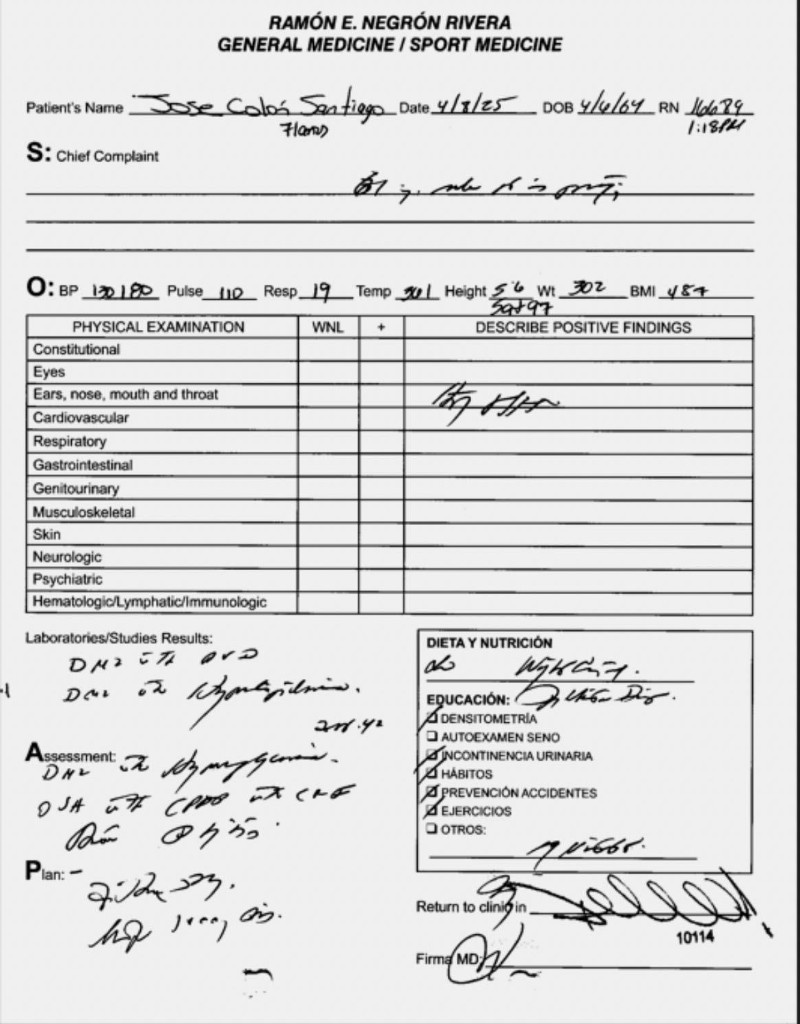
#> input picture _sample_corrected.jpg, 800 x 1024 px
$ python -i quality_analyzer.py   (imports and definitions only)   (older library calls are emulated)
#> lines starting #> are read from the running program, lines starting #| are printed output that depends on the picture
#> further down, picture is the input picture: shape (1024, 800); min 0, max 255, mean 219.8
"""Engineering image-quality score for a document page.

This is NOT a scientifically absolute quality measurement. It is a transparent
weighted combination of measurable submetrics so a reader can see why a page
scored 8.7 vs 4.2.

Each submetric is mapped to 0–10, then combined:

    quality_score =
        0.16 * usable_dimension_score
      + 0.14 * effective_resolution_score
      + 0.16 * sharpness_score
      + 0.10 * blur_score          (high = less blur)
      + 0.12 * contrast_score
      + 0.08 * noise_score         (high = less noise)
      + 0.08 * clipping_score      (high = less clipping)
      + 0.06 * brightness_score
      + 0.06 * text_visibility_score
      + 0.04 * compression_score   (high = fewer JPEG-block artifacts)

Unknown DPI is not invented. Effective resolution then uses pixel geometry
relative to a US-letter page as a fallback estimate and is labelled as such.
"""

from __future__ import annotations

from dataclasses import dataclass, field

import cv2
import numpy as np

from image_preprocessing.utils.image_utils import to_gray


@dataclass
class QualityResult:
    quality_score: float
    sharpness_score: float
    contrast_score: float
    noise_score: float
    blur_score: float
    brightness_score: float
    clipping_score: float
    text_visibility_score: float
    compression_score: float
    usable_dimension_score: float
    effective_resolution_score: float
    width_px: int
    height_px: int
    input_dpi: float | None
    estimated_dpi_from_pixels: float | None
    warnings: list[str] = field(default_factory=list)
    breakdown: str = ""


def _clip_10(value: float) -> float:
    return float(np.clip(value, 0.0, 10.0))


# [30 lines left out: functions _map_range, _usable_dimension_score, _effective_resolution_score, not called in this run]


def _sharpness_and_blur(gray: np.ndarray) -> tuple[float, float, float]:
    lap = cv2.Laplacian(gray, cv2.CV_64F)
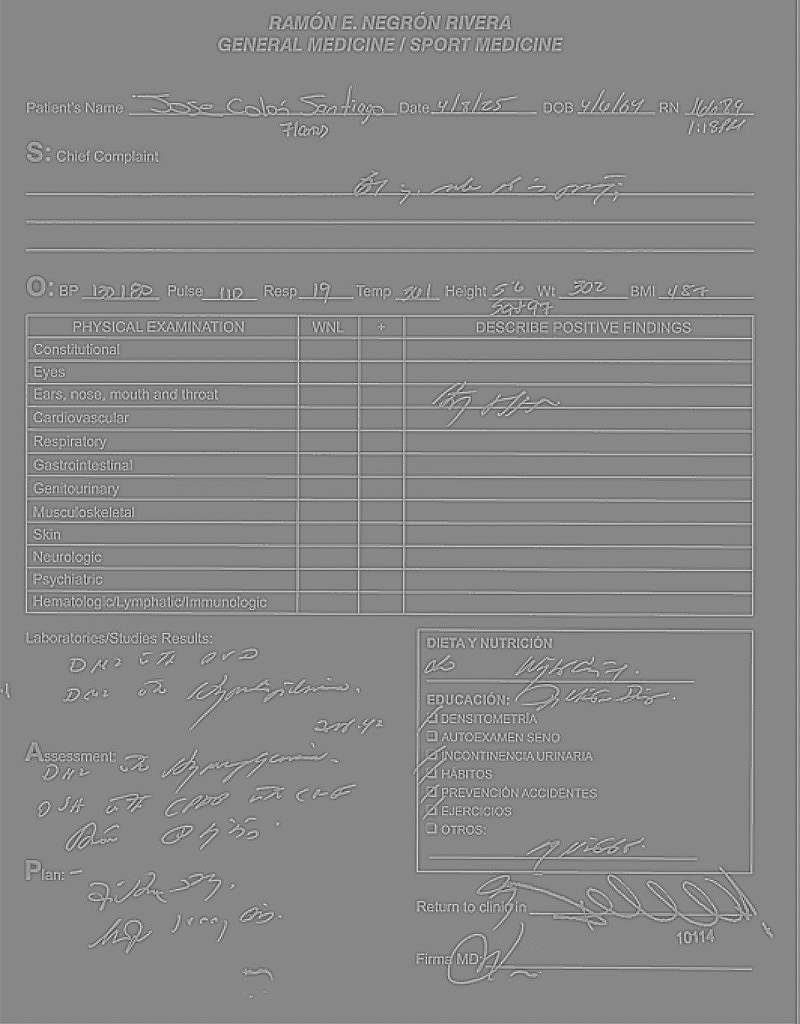
#> lap: shape (1024, 800) float64; min -338, max 298, mean 0; drawn with min black and max white
    variance = float(lap.var())
#> variance = 1319.3
    # Log-scale: very soft scans ~10, typical office scans ~100–800, crisp ~1500+.
    sharpness = _clip_10(np.log1p(variance) / np.log1p(1800.0) * 10.0)
#> sharpness = 9.59
    # FFT high-frequency energy as an independent blur check.
    small = gray
    if max(gray.shape) > 512:
        scale = 512 / float(max(gray.shape))
#> scale = 0.5
        small = cv2.resize(
            gray,
            (max(1, int(gray.shape[1] * scale)), max(1, int(gray.shape[0] * scale))),
            interpolation=cv2.INTER_AREA,
        )
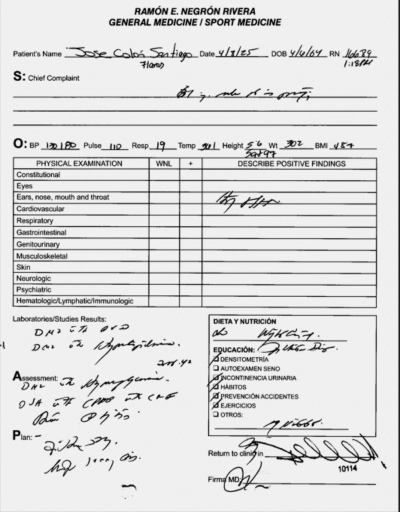
#> small: shape (512, 400); min 1, max 245, mean 219.9
    f = np.fft.fftshift(np.fft.fft2(small.astype(np.float32)))
    mag = np.abs(f)
    h, w = mag.shape
#> h = 512; w = 400
    cy, cx = h // 2, w // 2
#> cy = 256; cx = 200
    yy, xx = np.ogrid[:h, :w]
#> yy = 512 values from 0 to 511
    radius = np.sqrt((yy - cy) ** 2 + (xx - cx) ** 2)
    r_hi = 0.35 * min(h, w)
#> r_hi = 140
    r_lo = 0.10 * min(h, w)
#> r_lo = 40
    hi = float(mag[radius >= r_hi].mean()) if np.any(radius >= r_hi) else 0.0
#> hi = 5037.2
    lo = float(mag[radius <= r_lo].mean()) if np.any(radius <= r_lo) else 1.0
#> lo = 61401.8
    hf_ratio = hi / (lo + 1e-9)
#> hf_ratio = 0.082
    blur_clarity = _clip_10(np.log1p(hf_ratio * 50.0) / np.log1p(8.0) * 10.0)
#> blur_clarity = 7.42
    return sharpness, blur_clarity, variance


# [156 lines left out: functions _contrast_score, _noise_score, _clipping_score, _brightness_score, _text_visibility_score, _compression_score and 1 more, not called in this run]

>>> import cv2
>>> picture = cv2.imread('../../_sample_corrected.jpg', cv2.IMREAD_GRAYSCALE)
>>> result = _sharpness_and_blur(picture)
#> result = (9.59, 7.42, 1319.3)
